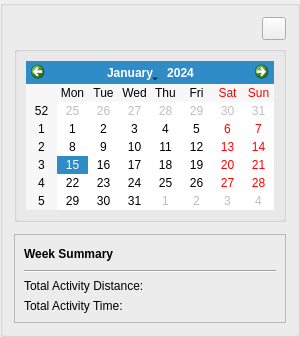
      <widget class="QGroupBox" name="rightGroupBox" >
       <property name="minimumSize" >
        <size>
         <width>295</width>
         <height>0</height>
        </size>
       </property>
       <property name="title" >
        <string/>
       </property>
       <layout class="QVBoxLayout" name="verticalLayout_19" >
        <item>
         <layout class="QHBoxLayout" name="horizontalLayout_14" >
          <item>
           <spacer name="horizontalSpacer_12" >
            <property name="orientation" >
             <enum>Qt::Horizontal</enum>
            </property>
            <property name="sizeHint" stdset="0" >
             <size>
              <width>40</width>
              <height>20</height>
             </size>
            </property>
           </spacer>
          </item>
          <item>
           <widget class="QLabel" name="kwLabel" >
            <property name="font" >
             <font>
              <pointsize>12</pointsize>
              <weight>75</weight>
              <bold>true</bold>
             </font>
            </property>
            <property name="text" >
             <string/>
            </property>
           </widget>
          </item>
          <item>
           <spacer name="horizontalSpacer_4" >
            <property name="orientation" >
             <enum>Qt::Horizontal</enum>
            </property>
            <property name="sizeHint" stdset="0" >
             <size>
              <width>40</width>
              <height>20</height>
             </size>
            </property>
           </spacer>
          </item>
          <item>
           <widget class="QToolButton" name="calToolButton" >
            <property name="text" >
             <string/>
            </property>
           </widget>
          </item>
         </layout>
        </item>
        <item>
         <widget class="QGroupBox" name="calendarGroupBox" >
          <property name="title" >
           <string/>
          </property>
          <property name="flat" >
           <bool>true</bool>
          </property>
          <layout class="QVBoxLayout" name="verticalLayout_14" >
           <item>
            <widget class="QCalendarWidget" name="calendarWidget" >
             <property name="sizePolicy" >
              <sizepolicy vsizetype="Fixed" hsizetype="Preferred" >
               <horstretch>0</horstretch>
               <verstretch>0</verstretch>
              </sizepolicy>
             </property>
            </widget>
           </item>
          </layout>
         </widget>
        </item>
        <item>
         <widget class="Calendar" native="1" name="calendar" >
          <property name="palette" >
           <palette>
            <active>
             <colorrole role="Base" >
              <brush brushstyle="SolidPattern" >
               <color alpha="255" >
                <red>224</red>
                <green>223</green>
                <blue>222</blue>
               </color>
              </brush>
             </colorrole>
            </active>
            <inactive>
             <colorrole role="Base" >
              <brush brushstyle="SolidPattern" >
               <color alpha="255" >
                <red>224</red>
                <green>223</green>
                <blue>222</blue>
               </color>
              </brush>
             </colorrole>
            </inactive>
            <disabled>
             <colorrole role="Base" >
              <brush brushstyle="SolidPattern" >
               <color alpha="255" >
                <red>244</red>
                <green>244</green>
                <blue>244</blue>
               </color>
              </brush>
             </colorrole>
            </disabled>
           </palette>
          </property>
          <property name="autoFillBackground" >
           <bool>false</bool>
          </property>
          <property name="lineWidth" stdset="0" >
           <number>0</number>
          </property>
         </widget>
        </item>
        <item>
         <widget class="QFrame" name="frame" >
          <property name="frameShape" >
           <enum>QFrame::StyledPanel</enum>
          </property>
          <property name="frameShadow" >
           <enum>QFrame::Raised</enum>
          </property>
          <layout class="QVBoxLayout" name="verticalLayout_18" >
           <item>
            <layout class="QVBoxLayout" name="verticalLayout_17" >
             <item>
              <layout class="QHBoxLayout" name="horizontalLayout_15" >
               <item>
                <widget class="QLabel" name="label_9" >
                 <property name="font" >
                  <font>
                   <weight>75</weight>
                   <bold>true</bold>
                  </font>
                 </property>
                 <property name="text" >
                  <string>Week Summary</string>
                 </property>
                </widget>
               </item>
               <item>
                <spacer name="horizontalSpacer_13" >
                 <property name="orientation" >
                  <enum>Qt::Horizontal</enum>
                 </property>
                 <property name="sizeHint" stdset="0" >
                  <size>
                   <width>40</width>
                   <height>20</height>
                  </size>
                 </property>
                </spacer>
               </item>
              </layout>
             </item>
             <item>
              <widget class="Line" name="line_3" >
               <property name="orientation" >
                <enum>Qt::Horizontal</enum>
               </property>
              </widget>
             </item>
            </layout>
           </item>
           <item>
            <layout class="QGridLayout" name="gridLayout_3" >
             <item row="0" column="0" >
              <widget class="QLabel" name="label_10" >
               <property name="text" >
                <string>Total Activity Distance:</string>
               </property>
              </widget>
             </item>
             <item row="0" column="1" >
              <widget class="QLabel" name="totalWeekDistanceLabel" >
               <property name="text" >
                <string/>
               </property>
              </widget>
             </item>
             <item row="1" column="0" >
              <widget class="QLabel" name="label_11" >
               <property name="text" >
                <string>Total Activity Time:</string>
               </property>
              </widget>
             </item>
             <item row="1" column="1" >
              <widget class="QLabel" name="totalWeekTimeLabel" >
               <property name="text" >
                <string/>
               </property>
              </widget>
             </item>
            </layout>
           </item>
          </layout>
         </widget>
        </item>
       </layout>
      </widget>
